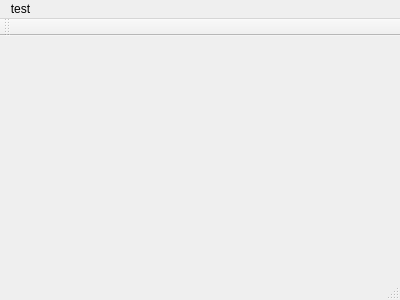
<?xml version="1.0" encoding="UTF-8"?>
<ui version="4.0">
 <class>MainWindow</class>
 <widget class="QMainWindow" name="MainWindow">
  <property name="geometry">
   <rect>
    <x>0</x>
    <y>0</y>
    <width>400</width>
    <height>300</height>
   </rect>
  </property>
  <property name="windowTitle">
   <string>MainWindow</string>
  </property>
  <widget class="QWidget" name="centralWidget"/>
  <widget class="QMenuBar" name="menuBar">
   <property name="geometry">
    <rect>
     <x>0</x>
     <y>0</y>
     <width>400</width>
     <height>21</height>
    </rect>
   </property>
   <widget class="QMenu" name="menuTest">
    <property name="title">
     <string>test</string>
    </property>
   </widget>
   <addaction name="menuTest"/>
  </widget>
  <widget class="QToolBar" name="mainToolBar">
   <attribute name="toolBarArea">
    <enum>TopToolBarArea</enum>
   </attribute>
   <attribute name="toolBarBreak">
    <bool>false</bool>
   </attribute>
  </widget>
  <widget class="QStatusBar" name="statusBar"/>
 </widget>
 <layoutdefault spacing="6" margin="11"/>
 <resources/>
 <connections/>
</ui>
